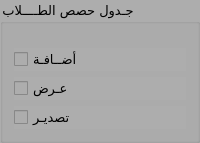
                               <widget class="QGroupBox" name="groupBox_14">
                                <property name="maximumSize">
                                 <size>
                                  <width>250</width>
                                  <height>300</height>
                                 </size>
                                </property>
                                <property name="font">
                                 <font>
                                  <family>Motken K Sina</family>
                                  <pointsize>10</pointsize>
                                  <weight>50</weight>
                                  <italic>false</italic>
                                  <bold>false</bold>
                                 </font>
                                </property>
                                <property name="styleSheet">
                                 <string notr="true">background-color:rgb(173, 173, 173);
color:rgb(0, 0, 0)</string>
                                </property>
                                <property name="title">
                                 <string>جـدول حصص الطــــلاب</string>
                                </property>
                                <layout class="QGridLayout" name="gridLayout_51">
                                 <item row="0" column="0">
                                  <layout class="QVBoxLayout" name="verticalLayout_16">
                                   <property name="topMargin">
                                    <number>13</number>
                                   </property>
                                   <item>
                                    <widget class="QCheckBox" name="bt_save_timetable_student">
                                     <property name="font">
                                      <font>
                                       <family>Motken K Sina</family>
                                       <pointsize>10</pointsize>
                                       <weight>50</weight>
                                       <italic>false</italic>
                                       <bold>false</bold>
                                      </font>
                                     </property>
                                     <property name="text">
                                      <string>أضــافـة</string>
                                     </property>
                                    </widget>
                                   </item>
                                   <item>
                                    <widget class="QCheckBox" name="bt_show_timetable_student">
                                     <property name="font">
                                      <font>
                                       <family>Motken K Sina</family>
                                       <pointsize>10</pointsize>
                                       <weight>50</weight>
                                       <italic>false</italic>
                                       <bold>false</bold>
                                      </font>
                                     </property>
                                     <property name="text">
                                      <string>عـرض </string>
                                     </property>
                                    </widget>
                                   </item>
                                   <item>
                                    <widget class="QCheckBox" name="bt_export_timetable_student">
                                     <property name="font">
                                      <font>
                                       <family>Motken K Sina</family>
                                       <pointsize>10</pointsize>
                                       <weight>50</weight>
                                       <italic>false</italic>
                                       <bold>false</bold>
                                      </font>
                                     </property>
                                     <property name="text">
                                      <string>تصديـر</string>
                                     </property>
                                    </widget>
                                   </item>
                                  </layout>
                                 </item>
                                </layout>
                               </widget>
